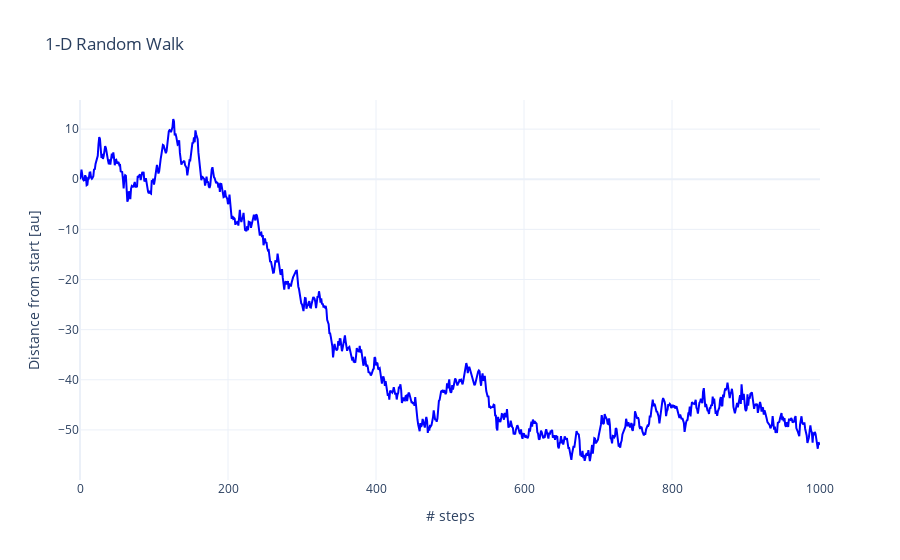

Notebook cell for this chart:
### Code cell
# Example 1: Single symmetric random walk (unbiased, mu=0)
print("=== Example 1: Single Symmetric Random Walk ===")
x_final, trajectory = random_walk(mu=0, sigma=1, num_steps=1000, plot_flag=True)
print(f"Final position: {x_final:.3f}")
print(f"Expected final position (theory): 0")
print(f"RMS displacement (theory): {np.sqrt(2 * 1**2 / 2 * 1000):.3f}")
print(f"Actual RMS displacement: {np.std(trajectory):.3f}")

### Figure 1 — Plotly figure (JSON) as saved in the notebook; plotly's stock layout.template omitted (floating-point values rounded to 4 significant figures; data arrays with more than 128 entries replaced by an {"elided": "..."} marker saying what was removed)
{"data": [{"line": {"color": "blue", "width": 2}, "mode": "lines", "name": "Position", "type": "scatter", "x": {"elided": "1001 int values"}, "y": {"elided": "1001 float values"}}], "layout": {"hovermode": "x unified", "title": {"text": "1-D Random Walk"}, "xaxis": {"title": {"text": "# steps"}}, "yaxis": {"title": {"text": "Distance from start [au]"}}}}
